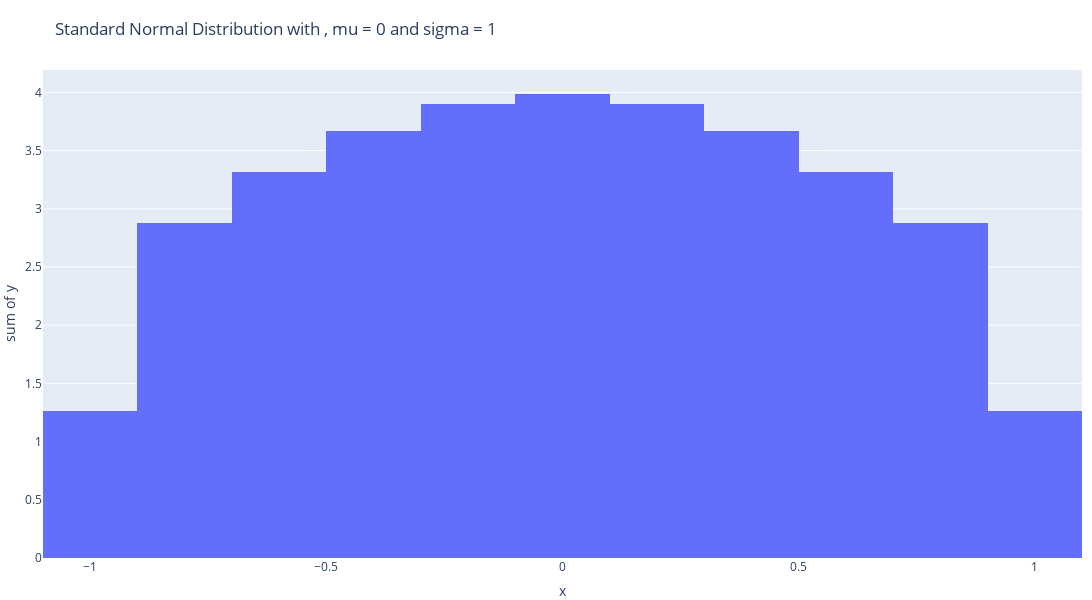

Notebook cell for this chart:
### Code cell
import math

def stnormal(mu,sigm):
    x = np.linspace(-1,1,100)
    y=[]

    for i in x:
        y.append((1/(np.sqrt(2*(np.pi)*(sigm**2))))*exp((-1/2)*pow(((i-mu)/sigm),2)))

    fig = px.histogram(x=x,y=y,width = 1200,height = 600,title=f"Standard Normal Distribution with , mu = {mu} and sigma = {sigm}")

    fig.update_layout(
    margin=dict(l=0, r=10, t=70, b=0))

    fig.show()

def stnormalb(mu,sigm):
    fig,ax = plt.subplots(1,1, figsize = (25,10))
    sai1 = np.random.standard_normal(100)
    
    fig = plt.boxplot(sai1)
    plt.show()


ans = stnormal(0,1)
ans1 = stnormalb(0,1)
